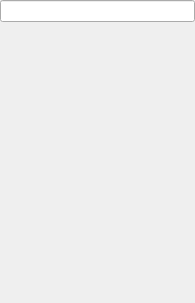
<?xml version="1.0" encoding="UTF-8"?>
<ui version="4.0">
 <class>QrSearchListview</class>
 <widget class="QWidget" name="QrSearchListview">
  <property name="geometry">
   <rect>
    <x>0</x>
    <y>0</y>
    <width>195</width>
    <height>303</height>
   </rect>
  </property>
  <property name="windowTitle">
   <string>Form</string>
  </property>
  <layout class="QVBoxLayout" name="verticalLayout" stretch="0,0,1">
   <property name="leftMargin">
    <number>0</number>
   </property>
   <property name="topMargin">
    <number>0</number>
   </property>
   <property name="rightMargin">
    <number>0</number>
   </property>
   <property name="bottomMargin">
    <number>0</number>
   </property>
   <item>
    <widget class="QLineEdit" name="filter"/>
   </item>
   <item>
    <widget class="QLabel" name="emptyTips">
     <property name="text">
      <string/>
     </property>
     <property name="alignment">
      <set>Qt::AlignCenter</set>
     </property>
    </widget>
   </item>
   <item>
    <widget class="::Qters::QrWidgets::QrListView" name="listview" native="true"/>
   </item>
  </layout>
 </widget>
 <customwidgets>
  <customwidget>
   <class>::Qters::QrWidgets::QrListView</class>
   <extends>QWidget</extends>
   <header>listview/qrlistview.h</header>
   <container>1</container>
  </customwidget>
 </customwidgets>
 <resources/>
 <connections/>
</ui>
